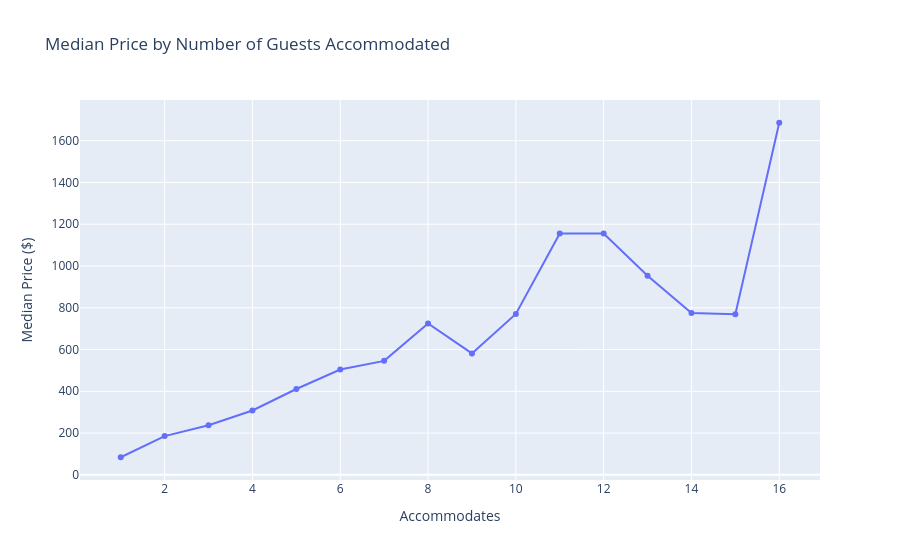

This figure's notebook cell:
### Code cell
fig = px.line(
    accommodates_price.reset_index(),
    x="accommodates",
    y="median",
    markers=True,
    title="Median Price by Number of Guests Accommodated",
    labels={
        "accommodates": "Accommodates",
        "median": "Median Price ($)"
    }
)

fig.show()

### Figure 1 — Plotly figure (JSON) as saved in the notebook; plotly's stock layout.template omitted (floating-point values rounded to 4 significant figures)
{"data": [{"hovertemplate": "Accommodates=%{x}<br>Median Price ($)=%{y}<extra></extra>", "legendgroup": "", "line": {"color": "#636efa", "dash": "solid"}, "marker": {"symbol": "circle"}, "mode": "lines+markers", "name": "", "orientation": "v", "showlegend": false, "type": "scatter", "x": [1, 2, 3, 4, 5, 6, 7, 8, 9, 10, 11, 12, 13, 14, 15, 16], "xaxis": "x", "y": [84.1, 185.3, 237.5, 308.0, 411.0, 504.1, 545.7, 724.5, 581.4, 770.5, 1155.0, 1156.0, 953.0, 775.3, 768.8, 1686.0], "yaxis": "y"}], "layout": {"legend": {"tracegroupgap": 0}, "title": {"text": "Median Price by Number of Guests Accommodated"}, "xaxis": {"anchor": "y", "domain": [0, 1], "title": {"text": "Accommodates"}}, "yaxis": {"anchor": "x", "domain": [0, 1], "title": {"text": "Median Price ($)"}}}}
